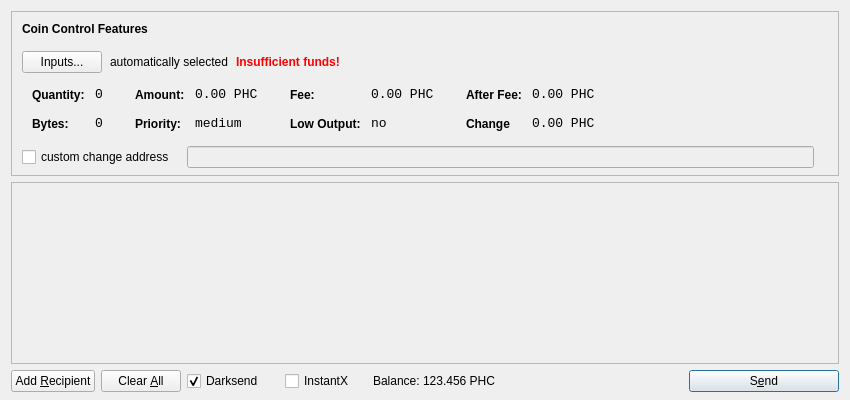
<?xml version="1.0" encoding="UTF-8"?>
<ui version="4.0">
 <class>SendCoinsDialog</class>
 <widget class="QDialog" name="SendCoinsDialog">
  <property name="geometry">
   <rect>
    <x>0</x>
    <y>0</y>
    <width>850</width>
    <height>400</height>
   </rect>
  </property>
  <property name="windowTitle">
   <string>Send Coins</string>
  </property>
  <layout class="QVBoxLayout" name="verticalLayout" stretch="0,1,0">
   <property name="bottomMargin">
    <number>8</number>
   </property>
   <item>
    <widget class="QFrame" name="frameCoinControl">
     <property name="sizePolicy">
      <sizepolicy hsizetype="Expanding" vsizetype="Expanding">
       <horstretch>0</horstretch>
       <verstretch>0</verstretch>
      </sizepolicy>
     </property>
     <property name="maximumSize">
      <size>
       <width>16777215</width>
       <height>16777215</height>
      </size>
     </property>
     <property name="frameShape">
      <enum>QFrame::StyledPanel</enum>
     </property>
     <property name="frameShadow">
      <enum>QFrame::Sunken</enum>
     </property>
     <layout class="QVBoxLayout" name="verticalLayoutCoinControl2">
      <property name="spacing">
       <number>-1</number>
      </property>
      <property name="leftMargin">
       <number>0</number>
      </property>
      <property name="topMargin">
       <number>0</number>
      </property>
      <property name="rightMargin">
       <number>0</number>
      </property>
      <property name="bottomMargin">
       <number>6</number>
      </property>
      <item>
       <layout class="QVBoxLayout" name="verticalLayoutCoinControl" stretch="0,0,0,0,1">
        <property name="spacing">
         <number>0</number>
        </property>
        <property name="leftMargin">
         <number>10</number>
        </property>
        <property name="topMargin">
         <number>10</number>
        </property>
        <item>
         <layout class="QHBoxLayout" name="horizontalLayoutCoinControl1">
          <property name="bottomMargin">
           <number>15</number>
          </property>
          <item>
           <widget class="QLabel" name="labelCoinControlFeatures">
            <property name="sizePolicy">
             <sizepolicy hsizetype="Preferred" vsizetype="Maximum">
              <horstretch>0</horstretch>
              <verstretch>0</verstretch>
             </sizepolicy>
            </property>
            <property name="font">
             <font>
              <weight>75</weight>
              <bold>true</bold>
             </font>
            </property>
            <property name="styleSheet">
             <string notr="true">font-weight:bold;</string>
            </property>
            <property name="text">
             <string>Coin Control Features</string>
            </property>
           </widget>
          </item>
         </layout>
        </item>
        <item>
         <layout class="QHBoxLayout" name="horizontalLayoutCoinControl2" stretch="0,0,0,0">
          <property name="spacing">
           <number>8</number>
          </property>
          <property name="bottomMargin">
           <number>10</number>
          </property>
          <item>
           <widget class="QPushButton" name="pushButtonCoinControl">
            <property name="styleSheet">
             <string notr="true"/>
            </property>
            <property name="text">
             <string>Inputs...</string>
            </property>
           </widget>
          </item>
          <item>
           <widget class="QLabel" name="labelCoinControlAutomaticallySelected">
            <property name="text">
             <string>automatically selected</string>
            </property>
            <property name="margin">
             <number>5</number>
            </property>
           </widget>
          </item>
          <item>
           <widget class="QLabel" name="labelCoinControlInsuffFunds">
            <property name="font">
             <font>
              <weight>75</weight>
              <bold>true</bold>
             </font>
            </property>
            <property name="styleSheet">
             <string notr="true">color:red;font-weight:bold;</string>
            </property>
            <property name="text">
             <string>Insufficient funds!</string>
            </property>
            <property name="margin">
             <number>5</number>
            </property>
           </widget>
          </item>
          <item>
           <spacer name="horizontalSpacerCoinControl">
            <property name="orientation">
             <enum>Qt::Horizontal</enum>
            </property>
            <property name="sizeHint" stdset="0">
             <size>
              <width>40</width>
              <height>1</height>
             </size>
            </property>
           </spacer>
          </item>
         </layout>
        </item>
        <item>
         <widget class="QWidget" name="widgetCoinControl" native="true">
          <property name="sizePolicy">
           <sizepolicy hsizetype="Preferred" vsizetype="Preferred">
            <horstretch>0</horstretch>
            <verstretch>0</verstretch>
           </sizepolicy>
          </property>
          <property name="minimumSize">
           <size>
            <width>0</width>
            <height>0</height>
           </size>
          </property>
          <property name="styleSheet">
           <string notr="true"/>
          </property>
          <layout class="QHBoxLayout" name="horizontalLayoutCoinControl5">
           <property name="margin">
            <number>0</number>
           </property>
           <item>
            <layout class="QHBoxLayout" name="horizontalLayoutCoinControl3" stretch="0,0,0,1">
             <property name="spacing">
              <number>20</number>
             </property>
             <property name="topMargin">
              <number>0</number>
             </property>
             <property name="bottomMargin">
              <number>10</number>
             </property>
             <item>
              <layout class="QFormLayout" name="formLayoutCoinControl1">
               <property name="horizontalSpacing">
                <number>10</number>
               </property>
               <property name="verticalSpacing">
                <number>14</number>
               </property>
               <property name="leftMargin">
                <number>10</number>
               </property>
               <property name="topMargin">
                <number>4</number>
               </property>
               <property name="rightMargin">
                <number>6</number>
               </property>
               <item row="0" column="0">
                <widget class="QLabel" name="labelCoinControlQuantityText">
                 <property name="styleSheet">
                  <string notr="true">font-weight:bold;</string>
                 </property>
                 <property name="text">
                  <string>Quantity:</string>
                 </property>
                 <property name="margin">
                  <number>0</number>
                 </property>
                </widget>
               </item>
               <item row="0" column="1">
                <widget class="QLabel" name="labelCoinControlQuantity">
                 <property name="font">
                  <font>
                   <family>Monospace</family>
                   <pointsize>10</pointsize>
                  </font>
                 </property>
                 <property name="cursor">
                  <cursorShape>IBeamCursor</cursorShape>
                 </property>
                 <property name="contextMenuPolicy">
                  <enum>Qt::ActionsContextMenu</enum>
                 </property>
                 <property name="text">
                  <string>0</string>
                 </property>
                 <property name="margin">
                  <number>0</number>
                 </property>
                 <property name="textInteractionFlags">
                  <set>Qt::LinksAccessibleByMouse|Qt::TextSelectableByKeyboard|Qt::TextSelectableByMouse</set>
                 </property>
                </widget>
               </item>
               <item row="1" column="0">
                <widget class="QLabel" name="labelCoinControlBytesText">
                 <property name="styleSheet">
                  <string notr="true">font-weight:bold;</string>
                 </property>
                 <property name="text">
                  <string>Bytes:</string>
                 </property>
                </widget>
               </item>
               <item row="1" column="1">
                <widget class="QLabel" name="labelCoinControlBytes">
                 <property name="font">
                  <font>
                   <family>Monospace</family>
                   <pointsize>10</pointsize>
                  </font>
                 </property>
                 <property name="cursor">
                  <cursorShape>IBeamCursor</cursorShape>
                 </property>
                 <property name="contextMenuPolicy">
                  <enum>Qt::ActionsContextMenu</enum>
                 </property>
                 <property name="text">
                  <string>0</string>
                 </property>
                 <property name="textInteractionFlags">
                  <set>Qt::LinksAccessibleByMouse|Qt::TextSelectableByKeyboard|Qt::TextSelectableByMouse</set>
                 </property>
                </widget>
               </item>
              </layout>
             </item>
             <item>
              <layout class="QFormLayout" name="formLayoutCoinControl2">
               <property name="horizontalSpacing">
                <number>10</number>
               </property>
               <property name="verticalSpacing">
                <number>14</number>
               </property>
               <property name="leftMargin">
                <number>6</number>
               </property>
               <property name="topMargin">
                <number>4</number>
               </property>
               <property name="rightMargin">
                <number>6</number>
               </property>
               <item row="0" column="0">
                <widget class="QLabel" name="labelCoinControlAmountText">
                 <property name="styleSheet">
                  <string notr="true">font-weight:bold;</string>
                 </property>
                 <property name="text">
                  <string>Amount:</string>
                 </property>
                 <property name="margin">
                  <number>0</number>
                 </property>
                </widget>
               </item>
               <item row="0" column="1">
                <widget class="QLabel" name="labelCoinControlAmount">
                 <property name="font">
                  <font>
                   <family>Monospace</family>
                   <pointsize>10</pointsize>
                  </font>
                 </property>
                 <property name="cursor">
                  <cursorShape>IBeamCursor</cursorShape>
                 </property>
                 <property name="contextMenuPolicy">
                  <enum>Qt::ActionsContextMenu</enum>
                 </property>
                 <property name="text">
                  <string>0.00 PHC</string>
                 </property>
                 <property name="textInteractionFlags">
                  <set>Qt::LinksAccessibleByMouse|Qt::TextSelectableByKeyboard|Qt::TextSelectableByMouse</set>
                 </property>
                </widget>
               </item>
               <item row="1" column="0">
                <widget class="QLabel" name="labelCoinControlPriorityText">
                 <property name="styleSheet">
                  <string notr="true">font-weight:bold;</string>
                 </property>
                 <property name="text">
                  <string>Priority:</string>
                 </property>
                </widget>
               </item>
               <item row="1" column="1">
                <widget class="QLabel" name="labelCoinControlPriority">
                 <property name="font">
                  <font>
                   <family>Monospace</family>
                   <pointsize>10</pointsize>
                  </font>
                 </property>
                 <property name="cursor">
                  <cursorShape>IBeamCursor</cursorShape>
                 </property>
                 <property name="contextMenuPolicy">
                  <enum>Qt::ActionsContextMenu</enum>
                 </property>
                 <property name="text">
                  <string>medium</string>
                 </property>
                 <property name="textInteractionFlags">
                  <set>Qt::LinksAccessibleByMouse|Qt::TextSelectableByKeyboard|Qt::TextSelectableByMouse</set>
                 </property>
                </widget>
               </item>
              </layout>
             </item>
             <item>
              <layout class="QFormLayout" name="formLayoutCoinControl3">
               <property name="horizontalSpacing">
                <number>10</number>
               </property>
               <property name="verticalSpacing">
                <number>14</number>
               </property>
               <property name="leftMargin">
                <number>6</number>
               </property>
               <property name="topMargin">
                <number>4</number>
               </property>
               <property name="rightMargin">
                <number>6</number>
               </property>
               <item row="0" column="0">
                <widget class="QLabel" name="labelCoinControlFeeText">
                 <property name="styleSheet">
                  <string notr="true">font-weight:bold;</string>
                 </property>
                 <property name="text">
                  <string>Fee:</string>
                 </property>
                 <property name="margin">
                  <number>0</number>
                 </property>
                </widget>
               </item>
               <item row="0" column="1">
                <widget class="QLabel" name="labelCoinControlFee">
                 <property name="font">
                  <font>
                   <family>Monospace</family>
                   <pointsize>10</pointsize>
                  </font>
                 </property>
                 <property name="cursor">
                  <cursorShape>IBeamCursor</cursorShape>
                 </property>
                 <property name="contextMenuPolicy">
                  <enum>Qt::ActionsContextMenu</enum>
                 </property>
                 <property name="text">
                  <string>0.00 PHC</string>
                 </property>
                 <property name="textInteractionFlags">
                  <set>Qt::LinksAccessibleByMouse|Qt::TextSelectableByKeyboard|Qt::TextSelectableByMouse</set>
                 </property>
                </widget>
               </item>
               <item row="1" column="0">
                <widget class="QLabel" name="labelCoinControlLowOutputText">
                 <property name="styleSheet">
                  <string notr="true">font-weight:bold;</string>
                 </property>
                 <property name="text">
                  <string>Low Output:</string>
                 </property>
                </widget>
               </item>
               <item row="1" column="1">
                <widget class="QLabel" name="labelCoinControlLowOutput">
                 <property name="font">
                  <font>
                   <family>Monospace</family>
                   <pointsize>10</pointsize>
                  </font>
                 </property>
                 <property name="cursor">
                  <cursorShape>IBeamCursor</cursorShape>
                 </property>
                 <property name="contextMenuPolicy">
                  <enum>Qt::ActionsContextMenu</enum>
                 </property>
                 <property name="text">
                  <string>no</string>
                 </property>
                 <property name="textInteractionFlags">
                  <set>Qt::LinksAccessibleByMouse|Qt::TextSelectableByKeyboard|Qt::TextSelectableByMouse</set>
                 </property>
                </widget>
               </item>
              </layout>
             </item>
             <item>
              <layout class="QFormLayout" name="formLayoutCoinControl4">
               <property name="horizontalSpacing">
                <number>10</number>
               </property>
               <property name="verticalSpacing">
                <number>14</number>
               </property>
               <property name="leftMargin">
                <number>6</number>
               </property>
               <property name="topMargin">
                <number>4</number>
               </property>
               <property name="rightMargin">
                <number>6</number>
               </property>
               <item row="0" column="0">
                <widget class="QLabel" name="labelCoinControlAfterFeeText">
                 <property name="styleSheet">
                  <string notr="true">font-weight:bold;</string>
                 </property>
                 <property name="text">
                  <string>After Fee:</string>
                 </property>
                 <property name="margin">
                  <number>0</number>
                 </property>
                </widget>
               </item>
               <item row="0" column="1">
                <widget class="QLabel" name="labelCoinControlAfterFee">
                 <property name="font">
                  <font>
                   <family>Monospace</family>
                   <pointsize>10</pointsize>
                  </font>
                 </property>
                 <property name="cursor">
                  <cursorShape>IBeamCursor</cursorShape>
                 </property>
                 <property name="contextMenuPolicy">
                  <enum>Qt::ActionsContextMenu</enum>
                 </property>
                 <property name="text">
                  <string>0.00 PHC</string>
                 </property>
                 <property name="textInteractionFlags">
                  <set>Qt::LinksAccessibleByMouse|Qt::TextSelectableByKeyboard|Qt::TextSelectableByMouse</set>
                 </property>
                </widget>
               </item>
               <item row="1" column="0">
                <widget class="QLabel" name="labelCoinControlChangeText">
                 <property name="styleSheet">
                  <string notr="true">font-weight:bold;</string>
                 </property>
                 <property name="text">
                  <string>Change</string>
                 </property>
                </widget>
               </item>
               <item row="1" column="1">
                <widget class="QLabel" name="labelCoinControlChange">
                 <property name="font">
                  <font>
                   <family>Monospace</family>
                   <pointsize>10</pointsize>
                  </font>
                 </property>
                 <property name="cursor">
                  <cursorShape>IBeamCursor</cursorShape>
                 </property>
                 <property name="contextMenuPolicy">
                  <enum>Qt::ActionsContextMenu</enum>
                 </property>
                 <property name="text">
                  <string>0.00 PHC</string>
                 </property>
                 <property name="textInteractionFlags">
                  <set>Qt::LinksAccessibleByMouse|Qt::TextSelectableByKeyboard|Qt::TextSelectableByMouse</set>
                 </property>
                </widget>
               </item>
              </layout>
             </item>
            </layout>
           </item>
          </layout>
         </widget>
        </item>
        <item>
         <layout class="QHBoxLayout" name="horizontalLayoutCoinControl4" stretch="0,0,0">
          <property name="spacing">
           <number>12</number>
          </property>
          <property name="sizeConstraint">
           <enum>QLayout::SetDefaultConstraint</enum>
          </property>
          <property name="topMargin">
           <number>5</number>
          </property>
          <property name="rightMargin">
           <number>5</number>
          </property>
          <item>
           <widget class="QCheckBox" name="checkBoxCoinControlChange">
            <property name="text">
             <string>custom change address</string>
            </property>
           </widget>
          </item>
          <item>
           <widget class="QLineEdit" name="lineEditCoinControlChange">
            <property name="enabled">
             <bool>false</bool>
            </property>
            <property name="sizePolicy">
             <sizepolicy hsizetype="Expanding" vsizetype="Fixed">
              <horstretch>0</horstretch>
              <verstretch>0</verstretch>
             </sizepolicy>
            </property>
           </widget>
          </item>
          <item>
           <widget class="QLabel" name="labelCoinControlChangeLabel">
            <property name="sizePolicy">
             <sizepolicy hsizetype="Preferred" vsizetype="Expanding">
              <horstretch>0</horstretch>
              <verstretch>0</verstretch>
             </sizepolicy>
            </property>
            <property name="minimumSize">
             <size>
              <width>0</width>
              <height>0</height>
             </size>
            </property>
            <property name="text">
             <string/>
            </property>
            <property name="margin">
             <number>3</number>
            </property>
           </widget>
          </item>
         </layout>
        </item>
        <item>
         <spacer name="verticalSpacerCoinControl">
          <property name="orientation">
           <enum>Qt::Vertical</enum>
          </property>
          <property name="sizeHint" stdset="0">
           <size>
            <width>800</width>
            <height>1</height>
           </size>
          </property>
         </spacer>
        </item>
       </layout>
      </item>
     </layout>
    </widget>
   </item>
   <item>
    <widget class="QScrollArea" name="scrollArea">
     <property name="widgetResizable">
      <bool>true</bool>
     </property>
     <widget class="QWidget" name="scrollAreaWidgetContents">
      <property name="geometry">
       <rect>
        <x>0</x>
        <y>0</y>
        <width>830</width>
        <height>165</height>
       </rect>
      </property>
      <layout class="QVBoxLayout" name="verticalLayout_2">
       <property name="margin">
        <number>0</number>
       </property>
       <item>
        <layout class="QVBoxLayout" name="entries">
         <property name="spacing">
          <number>6</number>
         </property>
        </layout>
       </item>
       <item>
        <spacer name="verticalSpacer">
         <property name="orientation">
          <enum>Qt::Vertical</enum>
         </property>
         <property name="sizeHint" stdset="0">
          <size>
           <width>20</width>
           <height>40</height>
          </size>
         </property>
        </spacer>
       </item>
      </layout>
     </widget>
    </widget>
   </item>
   <item>
    <layout class="QHBoxLayout" name="horizontalLayout">
     <item>
      <widget class="QPushButton" name="addButton">
       <property name="toolTip">
        <string>Send to multiple recipients at once</string>
       </property>
       <property name="text">
        <string>Add &amp;Recipient</string>
       </property>
       <property name="autoDefault">
        <bool>false</bool>
       </property>
      </widget>
     </item>
     <item>
      <widget class="QPushButton" name="clearButton">
       <property name="sizePolicy">
        <sizepolicy hsizetype="Minimum" vsizetype="Fixed">
         <horstretch>0</horstretch>
         <verstretch>0</verstretch>
        </sizepolicy>
       </property>
       <property name="toolTip">
        <string>Remove all transaction fields</string>
       </property>
       <property name="text">
        <string>Clear &amp;All</string>
       </property>
       <property name="autoRepeatDelay">
        <number>300</number>
       </property>
       <property name="autoDefault">
        <bool>false</bool>
       </property>
      </widget>
     </item>
     <item>
      <layout class="QHBoxLayout" name="horizontalLayout_2">
       <property name="spacing">
        <number>3</number>
       </property>
        <item>
        <widget class="QCheckBox" name="checkUseDarksend">
         <property name="minimumSize">
          <size>
           <width>95</width>
           <height>0</height>
          </size>
         </property>
         <property name="text">
          <string>Darksend</string>
         </property>
         <property name="checked">
          <bool>true</bool>
         </property>
        </widget>
       </item>
       <item>
        <widget class="QCheckBox" name="checkInstantX">
         <property name="enabled">
          <bool>true</bool>
         </property>
         <property name="minimumSize">
          <size>
           <width>85</width>
           <height>0</height>
          </size>
         </property>
         <property name="text">
          <string>InstantX</string>
         </property>
        </widget>
       </item>
       <item>
        <widget class="QLabel" name="label">
         <property name="sizePolicy">
          <sizepolicy hsizetype="Preferred" vsizetype="Fixed">
           <horstretch>0</horstretch>
           <verstretch>0</verstretch>
          </sizepolicy>
         </property>
         <property name="text">
          <string>Balance:</string>
         </property>
        </widget>
       </item>
       <item>
        <widget class="QLabel" name="labelBalance">
         <property name="sizePolicy">
          <sizepolicy hsizetype="Preferred" vsizetype="Fixed">
           <horstretch>0</horstretch>
           <verstretch>0</verstretch>
          </sizepolicy>
         </property>
         <property name="cursor">
          <cursorShape>IBeamCursor</cursorShape>
         </property>
         <property name="text">
          <string>123.456 PHC</string>
         </property>
         <property name="textInteractionFlags">
          <set>Qt::LinksAccessibleByMouse|Qt::TextSelectableByKeyboard|Qt::TextSelectableByMouse</set>
         </property>
        </widget>
       </item>
      </layout>
     </item>
     <item>
      <spacer name="horizontalSpacer">
       <property name="orientation">
        <enum>Qt::Horizontal</enum>
       </property>
       <property name="sizeHint" stdset="0">
        <size>
         <width>40</width>
         <height>20</height>
        </size>
       </property>
      </spacer>
     </item>
     <item>
      <widget class="QPushButton" name="sendButton">
       <property name="minimumSize">
        <size>
         <width>150</width>
         <height>0</height>
        </size>
       </property>
       <property name="toolTip">
        <string>Confirm the send action</string>
       </property>
       <property name="text">
        <string>S&amp;end</string>
       </property>
       <property name="icon">
        <iconset resource="../bitcoin.qrc">
         <normaloff>:/icons/send-black</normaloff>:/icons/send-black</iconset>
       </property>
       <property name="default">
        <bool>true</bool>
       </property>
      </widget>
     </item>
    </layout>
   </item>
  </layout>
 </widget>
 <resources>
  <include location="../bitcoin.qrc"/>
 </resources>
 <connections/>
</ui>
